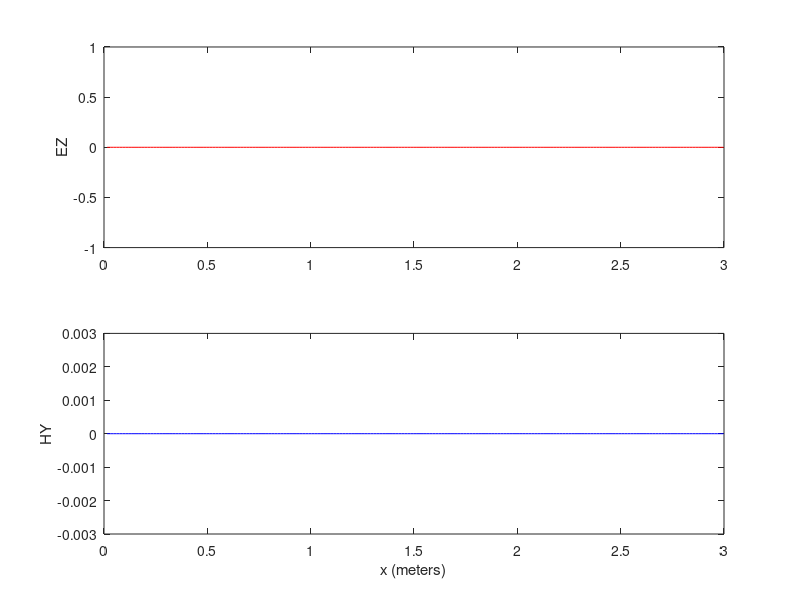

MATLAB code for this plot: (Note: this script raises an error after producing the figure.)
% Spring 2015 - Computational Engineering - Patanjali Parimi

%***********************************************************************
% 1-D FDTD code with simple radiation boundary conditions
%***********************************************************************
%
% Implement the finite-difference time-domain
% solution of Maxwell's curl equations over a one-dimensional space
% comprised of uniform grid cells.
%
% Model a sinusoidal wave (1GHz) propagating in a lossy medium (epsr=1.0, sigma=5.0e-3 S/m)
% The simplified finite difference system for nonpermeable media is implemented.
%
% Set grid resolution (dx = 1.5 cm) to provide 20
% samples per wavelength. Set Courant factor S=c*dt/dx
% stability limit: S=1.
%
% Use the simplest radiation boundary condition for wave propagation in free space:
%
% Ez(imax,n+1) = Ez(imax-1,n)
% Change stability criterion and see what happens to the solution
%**************************************************************************
% SOLUTION
% To execute this M-file, type "fdtd1D" at the MATLAB prompt. ???
% M-file displays the FDTD-computed Ez and Hy fields at every
% time step, and records those frames in a movie matrix, M, which is
% played at the end of the simulation using the "movie" command.
%
%***********************************************************************

clear

%***********************************************************************
% Fundamental constants
%***********************************************************************

cc=2.99792458e8; %speed of light in free space
muz=4.0*pi*1.0e-7; %permeability of free space
epsz=1.0/(cc*cc*muz); %permittivity of free space
freq=1.0e+9; %frequency of source excitation
lambda=cc/freq; %wavelength of source excitation
omega=2.0*pi*freq; 

%***********************************************************************
% Grid parameters
%***********************************************************************

ie=200; %number of grid cells in x-direction
ib=ie+1;
dx=lambda/20.0; %space increment of 1-D lattice
dt=dx/cc; %time step
omegadt=omega*dt;
nmax=round(12.0e-9/dt); %total number of time steps

%***********************************************************************
% Material parameters
%***********************************************************************

eps=2.0;
sig=5.0e-3;

%***********************************************************************
% Updating coefficients for space region with nonpermeable media
%***********************************************************************

scfact=dt/muz/dx;
ca=(1.0-(dt*sig)/(2.0*epsz*eps))/(1.0+(dt*sig)/(2.0*epsz*eps));
cb=scfact*(dt/epsz/eps/dx)/(1.0+(dt*sig)/(2.0*epsz*eps));

%***********************************************************************
% Field arrays
%***********************************************************************

ez(1:ib)=0.0;
hy(1:ie)=0.0;

%***********************************************************************
% Movie initialization
%***********************************************************************

x=linspace(dx,ie*dx,ie);
subplot(2,1,1),plot(x,ez(1:ie)/scfact,'r'),axis([0 3 -1 1]);
ylabel('EZ');
subplot(2,1,2),plot(x,hy,'b'),axis([0 3 -3.0e-3 3.0e-3]);
xlabel('x (meters)');ylabel('HY'); 
rect=get(gcf,'Position');
rect(1:2)=[0 0];
M=moviein(nmax/2,gcf,rect);

%***********************************************************************
% BEGIN TIME-STEPPING LOOP
%***********************************************************************

for n=1:nmax

%***********************************************************************
% Update electric fields
%***********************************************************************

ez(1)=scfact*sin(omegadt*n);
rbc=ez(ie);
ez(2:ie)=ca*ez(2:ie)+cb*(hy(2:ie)-hy(1:ie-1));
ez(ib)=rbc;

%***********************************************************************
% Update magnetic fields
%***********************************************************************

hy(1:ie)=hy(1:ie)+ez(2:ib)-ez(1:ie);

%***********************************************************************
% Visualize fields
%***********************************************************************

if mod(n,2)==0;
rtime=num2str(round(n*dt/1.0e-9));
subplot(2,1,1),plot(x,ez(1:ie)/scfact,'r'),axis([0 3 -1 1]);
title(['time = ',rtime,' ns']);
ylabel('EZ');
subplot(2,1,2),plot(x,hy,'b'),axis([0 3 -3.0e-3 3.0e-3]);
title(['time = ',rtime,' ns']);
xlabel('x (meters)');ylabel('HY');
M(:,n/2)=getframe(gcf,rect);
end

%***********************************************************************
% END TIME-STEPPING LOOP
%***********************************************************************

end
movie(gcf,M,0,10,rect);
